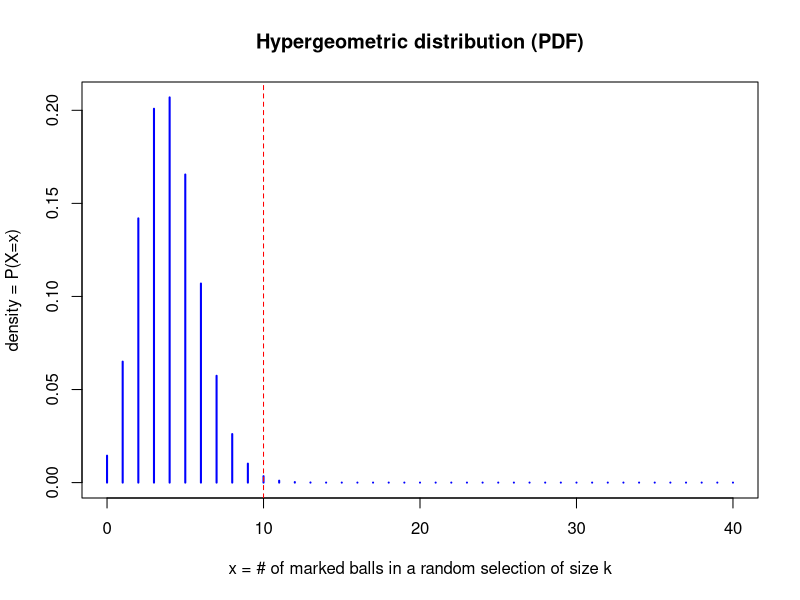

The R source for this figure:
## ---- chunk 1
k = genelist = 400
m = geneset = 40
N = genespace = 4000
n = N - m
x = 10

# x can neither be higher than k or m
x.range <- 0:min(k, m)

## probability density function (PDF) of hypergeometric distribution P(X=x)
dens = dhyper(x = x.range, m = m, n = n, k = k)

plot(x.range, dens, type = "h", lwd = 2, col = "blue", main = "Hypergeometric distribution (PDF)", xlab = "x = # of marked balls in a random selection of size k", ylab = "density = P(X=x)", ylim = c(0, max(dens)))

abline(v = x, col = "red", lty = 2)
## ---- chunk 2
phyper(q = x-1, m = m, n = n, k = k, lower.tail = FALSE)
## ---- chunk 3
# Prepare 2x2 contingency table

contingency.table = data.frame(matrix(nrow = 2, ncol = 2))
rownames(contingency.table) = c("in.geneset", "not.in.geneset")
colnames(contingency.table) = c("in.genelist", "not.in.genelist")

contingency.table["in.geneset", "in.genelist"] = x
contingency.table["not.in.geneset", "in.genelist"] = k-x
contingency.table["in.geneset", "not.in.genelist"] = m-x
contingency.table["not.in.geneset", "not.in.genelist"] = n-(k-x)

contingency.table

contingency.table.with.margins = cbind(contingency.table, apply(contingency.table, 1, sum))
contingency.table.with.margins = rbind(contingency.table.with.margins, apply(contingency.table.with.margins, 2, sum))

colnames(contingency.table.with.margins) = c(colnames(contingency.table), "total")
rownames(contingency.table.with.margins) = c(rownames(contingency.table), "total")

contingency.table.with.margins

sum(contingency.table) # should be equal to N

N
## ---- chunk 4
# contingency.table = matrix(c(x, k-x, m-x, n-(k-x)), nrow = 2, ncol = 2)
ftest = fisher.test(x = contingency.table, alternative = "greater")
ftest
ftest$p.value
